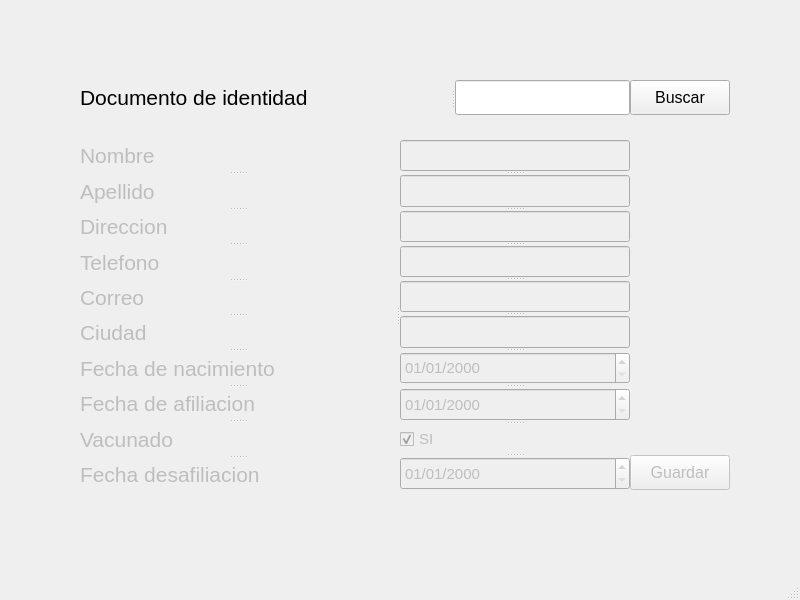
<?xml version="1.0" encoding="UTF-8"?>
<ui version="4.0">
 <class>MainWindow</class>
 <widget class="QMainWindow" name="MainWindow">
  <property name="geometry">
   <rect>
    <x>0</x>
    <y>0</y>
    <width>800</width>
    <height>600</height>
   </rect>
  </property>
  <property name="windowTitle">
   <string>Crear afiliado</string>
  </property>
  <widget class="QWidget" name="centralwidget">
   <widget class="QPushButton" name="pushButton">
    <property name="geometry">
     <rect>
      <x>630</x>
      <y>80</y>
      <width>100</width>
      <height>35</height>
     </rect>
    </property>
    <property name="font">
     <font>
      <pointsize>12</pointsize>
     </font>
    </property>
    <property name="text">
     <string>Buscar</string>
    </property>
   </widget>
   <widget class="QPushButton" name="pushButton_2">
    <property name="enabled">
     <bool>false</bool>
    </property>
    <property name="geometry">
     <rect>
      <x>630</x>
      <y>455</y>
      <width>100</width>
      <height>35</height>
     </rect>
    </property>
    <property name="font">
     <font>
      <pointsize>12</pointsize>
     </font>
    </property>
    <property name="text">
     <string>Guardar</string>
    </property>
   </widget>
   <widget class="QSplitter" name="splitter_4">
    <property name="geometry">
     <rect>
      <x>80</x>
      <y>80</y>
      <width>550</width>
      <height>35</height>
     </rect>
    </property>
    <property name="orientation">
     <enum>Qt::Horizontal</enum>
    </property>
    <widget class="QLabel" name="label_11">
     <property name="font">
      <font>
       <pointsize>16</pointsize>
      </font>
     </property>
     <property name="text">
      <string>Documento de identidad</string>
     </property>
    </widget>
    <widget class="QLineEdit" name="noId"/>
   </widget>
   <widget class="QSplitter" name="splitter_3">
    <property name="enabled">
     <bool>false</bool>
    </property>
    <property name="geometry">
     <rect>
      <x>80</x>
      <y>140</y>
      <width>550</width>
      <height>350</height>
     </rect>
    </property>
    <property name="orientation">
     <enum>Qt::Horizontal</enum>
    </property>
    <widget class="QSplitter" name="splitter">
     <property name="orientation">
      <enum>Qt::Vertical</enum>
     </property>
     <widget class="QLabel" name="label">
      <property name="font">
       <font>
        <pointsize>16</pointsize>
       </font>
      </property>
      <property name="text">
       <string>Nombre</string>
      </property>
     </widget>
     <widget class="QLabel" name="label_2">
      <property name="font">
       <font>
        <pointsize>16</pointsize>
       </font>
      </property>
      <property name="text">
       <string>Apellido</string>
      </property>
     </widget>
     <widget class="QLabel" name="label_3">
      <property name="font">
       <font>
        <pointsize>16</pointsize>
       </font>
      </property>
      <property name="text">
       <string>Direccion</string>
      </property>
     </widget>
     <widget class="QLabel" name="label_4">
      <property name="font">
       <font>
        <pointsize>16</pointsize>
       </font>
      </property>
      <property name="text">
       <string>Telefono</string>
      </property>
     </widget>
     <widget class="QLabel" name="label_5">
      <property name="font">
       <font>
        <pointsize>16</pointsize>
       </font>
      </property>
      <property name="text">
       <string>Correo</string>
      </property>
     </widget>
     <widget class="QLabel" name="label_6">
      <property name="font">
       <font>
        <pointsize>16</pointsize>
       </font>
      </property>
      <property name="text">
       <string>Ciudad</string>
      </property>
     </widget>
     <widget class="QLabel" name="label_7">
      <property name="font">
       <font>
        <pointsize>16</pointsize>
       </font>
      </property>
      <property name="text">
       <string>Fecha de nacimiento</string>
      </property>
     </widget>
     <widget class="QLabel" name="label_8">
      <property name="font">
       <font>
        <pointsize>16</pointsize>
       </font>
      </property>
      <property name="text">
       <string>Fecha de afiliacion</string>
      </property>
     </widget>
     <widget class="QLabel" name="label_9">
      <property name="font">
       <font>
        <pointsize>16</pointsize>
       </font>
      </property>
      <property name="text">
       <string>Vacunado</string>
      </property>
     </widget>
     <widget class="QLabel" name="label_10">
      <property name="font">
       <font>
        <pointsize>16</pointsize>
       </font>
      </property>
      <property name="text">
       <string>Fecha desafiliacion</string>
      </property>
     </widget>
    </widget>
    <widget class="QSplitter" name="splitter_2">
     <property name="orientation">
      <enum>Qt::Vertical</enum>
     </property>
     <widget class="QLineEdit" name="nombre">
      <property name="font">
       <font>
        <pointsize>11</pointsize>
       </font>
      </property>
     </widget>
     <widget class="QLineEdit" name="apellido">
      <property name="font">
       <font>
        <pointsize>11</pointsize>
       </font>
      </property>
     </widget>
     <widget class="QLineEdit" name="direccion">
      <property name="font">
       <font>
        <pointsize>11</pointsize>
       </font>
      </property>
     </widget>
     <widget class="QLineEdit" name="telefono">
      <property name="font">
       <font>
        <pointsize>11</pointsize>
       </font>
      </property>
     </widget>
     <widget class="QLineEdit" name="correo">
      <property name="font">
       <font>
        <pointsize>11</pointsize>
       </font>
      </property>
     </widget>
     <widget class="QLineEdit" name="ciudad">
      <property name="font">
       <font>
        <pointsize>11</pointsize>
       </font>
      </property>
     </widget>
     <widget class="QDateEdit" name="fechaNacimiento">
      <property name="font">
       <font>
        <pointsize>11</pointsize>
       </font>
      </property>
      <property name="displayFormat">
       <string>dd/MM/yyyy</string>
      </property>
     </widget>
     <widget class="QDateEdit" name="fechaAfiliacion">
      <property name="font">
       <font>
        <pointsize>11</pointsize>
       </font>
      </property>
      <property name="displayFormat">
       <string>dd/MM/yyyy</string>
      </property>
     </widget>
     <widget class="QCheckBox" name="vacunado">
      <property name="font">
       <font>
        <pointsize>11</pointsize>
       </font>
      </property>
      <property name="text">
       <string>SI</string>
      </property>
      <property name="checked">
       <bool>true</bool>
      </property>
      <property name="tristate">
       <bool>false</bool>
      </property>
     </widget>
     <widget class="QDateEdit" name="fechaDesafiliacion">
      <property name="font">
       <font>
        <pointsize>11</pointsize>
       </font>
      </property>
      <property name="displayFormat">
       <string>dd/MM/yyyy</string>
      </property>
     </widget>
    </widget>
   </widget>
  </widget>
  <widget class="QMenuBar" name="menubar">
   <property name="geometry">
    <rect>
     <x>0</x>
     <y>0</y>
     <width>800</width>
     <height>30</height>
    </rect>
   </property>
  </widget>
  <widget class="QStatusBar" name="statusbar"/>
 </widget>
 <resources/>
 <connections/>
</ui>
